Frame 1 (no input): blank canvas, image omitted
Frame 60 (the mouse pressed at the canvas centre just before this capture): blank canvas, image omitted
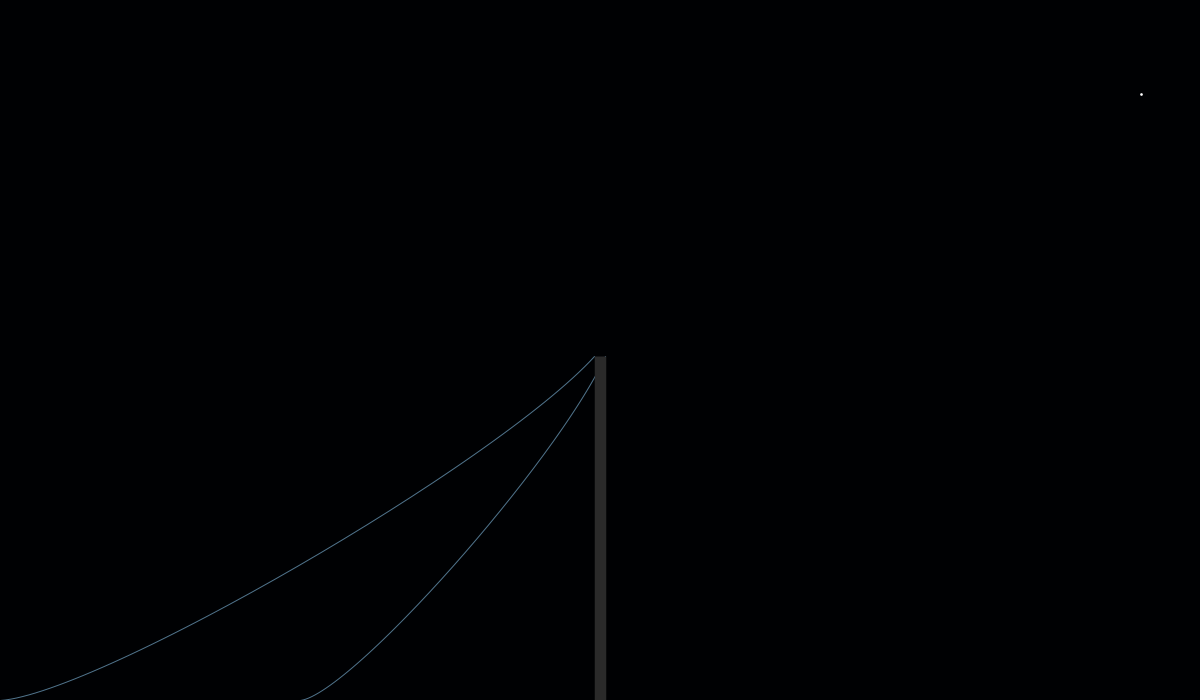
Frame 120 (the mouse held since frame 60 and released just before this capture)

The Processing sketch whose frames 1 and 60 were blank and that drew this single picture after the mouse press (run headless with seeded random() and noise(); from frame 60 on, the mouse is pressed at the canvas centre):

// Processing sketch: Skyline_strings_interactive
// ── Skyline_strings_interactive.pde
float lineWidth;
// Set the starting position of the line
int x, y, ox, oy, oox, ooy, blue = 0, red = 0, green = 0;
float rgray, a, b, c, r, g, bb;
int x1 = 250;
int y1 = 700;

  
// Set the ending position of the line
int y2 = 250;

// Set the length of the line
int lineLength = y1 - y2;

// Set the animation duration in milliseconds
int duration = 1000;

// Set the starting time
long startTime;

// Flag to keep track of whether the animation is running
boolean animationRunning = false;

void setup() {
   
  size(1200, 700);
  background(0, 0, blue);
  smooth();
  ox = 300;
  oox = 900;
  oy = 700;
  ooy = 700;
  y = 700;
  startTime = millis();
  lines = new ArrayList<Line>();
  stars = new ArrayList<Star>();
}

void draw() {
  // If the animation is not running, do not draw the line
  if (!animationRunning) {
    return;
  }
   
  // Calculate the elapsed time
  float elapsedTime = millis() - startTime;

  // Calculate the fraction of the animation that has completed
  float t = elapsedTime / duration;

  // Use the fraction to calculate the current length of the line
  int currentLength = (int) (t * (y1 - y2));
  // Set the starting and ending points of the curve
  // Draw the line
  background(0, red, blue);
  for (Star star : stars) {
    star.draw();
  }
  for (Line line : lines) {
    line.draw();
  }
  strokeWeight(1);
  strokeCap(ROUND);
  // stroke(255, 81, 0);
  stroke(r, g, bb);
  noFill();
  curve(ox, oy-300, ox, oy, (x1 - lineWidth/2), y1 - currentLength, (x1 - lineWidth/2), y2-300);
  curve(oox, ooy-300, oox, ooy, (x1 + lineWidth/2), y1 - currentLength, (x1 + lineWidth/2), y2-300);
  stroke(rgray);
  strokeWeight(lineWidth);
  strokeCap(SQUARE);
  line(x1, y1, x1, y1 - currentLength);
  strokeCap(ROUND);
  stroke(255);
  strokeWeight(c);
  point(a, b);
  
  // If the animation has completed, stop drawing
  if (elapsedTime >= (duration - 20)) {
    animationRunning = false;
    Line line = new Line(lineWidth, rgray, x1, y1, y2, ox, oy, oox, ooy, r, g, bb);
    lines.add(line);
    Star star = new Star(a, b, c);
    stars.add(star);
  }
}

// Start the animation when the mouse is pressed
void mousePressed() {
   
  x1 = mouseX;
  y2 = mouseY;
  // Set the width of the line
  lineWidth = random(5, 15);
  animationRunning = true;
  startTime = millis();
  oox = ox;
  ooy = oy;
  ox = x;
  oy = y;
  x = x1;
  y = y2;
  rgray = random(30, 80);
  a = random(0, 1200);
  b = random(0, 400);
  c = random(1, 3);
  r = random(0, 255);
  g = random(0, 255);
  bb = random(0, 255);
  blue = blue + 3;
  red = red + 1;
  if (blue >= 200) {
    red = red + 3;
    green = green + 3;
  }
}

// ── Classes.pde
class Line {
  float lineWidth;
  float rgray, r, g, bb;
  int x1, y1, y2, ox, oy, oox, ooy;
  
  Line(float lineWidth, float rgray, int x1, int y1, int y2, int ox, int oy, int oox, int ooy, float r, float g, float bb) {
    this.lineWidth = lineWidth;
    this.rgray = rgray;
    this.x1 = x1;
    this.y1 = y1;
    this.y2 = y2;
    this.ox = ox;
    this.oy = oy;
    this.oox = oox;
    this.ooy = ooy;
    this.r = r;
    this.g = g;
    this.bb = bb;
  }
  
  void draw() {
    strokeWeight(1);
    //stroke(255, 81, 0);
    stroke(r, g, bb);
    noFill();
    curve(ox, oy-300, ox, oy, (x1 - lineWidth/2), y2, (x1 - lineWidth/2), y2-300);
    curve(oox, ooy-300, oox, ooy, (x1 + lineWidth/2), y2, (x1 + lineWidth/2), y2-300);
    stroke(rgray);
    strokeWeight(lineWidth);
    strokeCap(SQUARE);
    line(x1, y1, x1, y2);
  }
}
class Star {
  float a, b, c;
  Star (float a, float b, float c) {
    this.a = a;
    this.b = b;
    this.c = c;
  }
  
  void draw() {
    strokeCap(ROUND);
    stroke(255);
    strokeWeight(c);
    point(a, b);
  }
}
ArrayList<Line> lines;
ArrayList<Star> stars;
